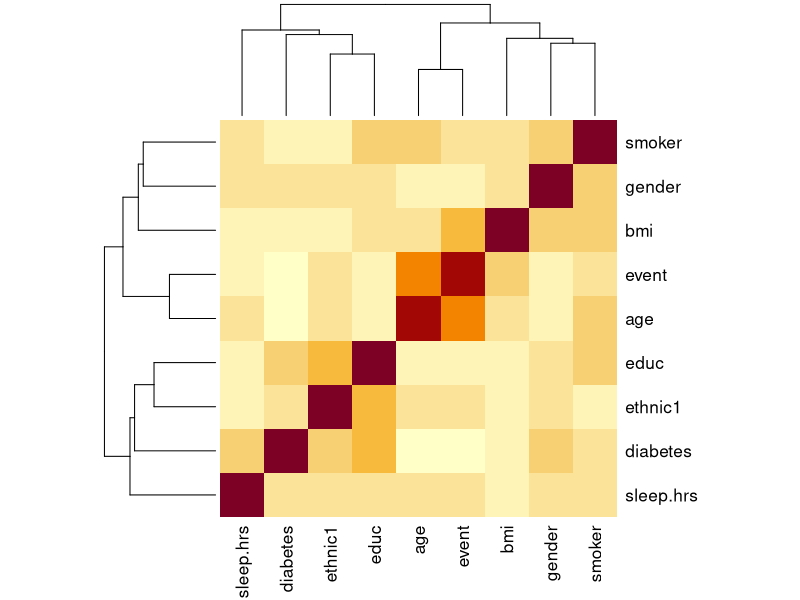
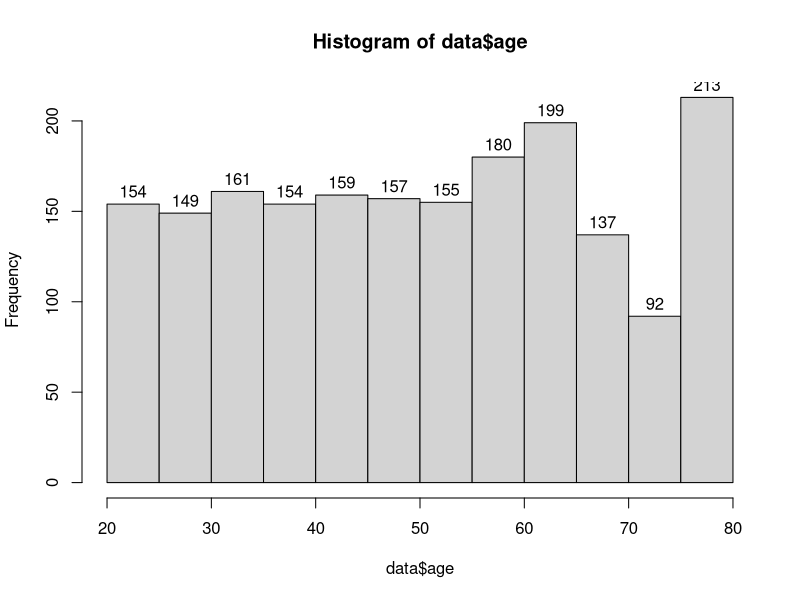
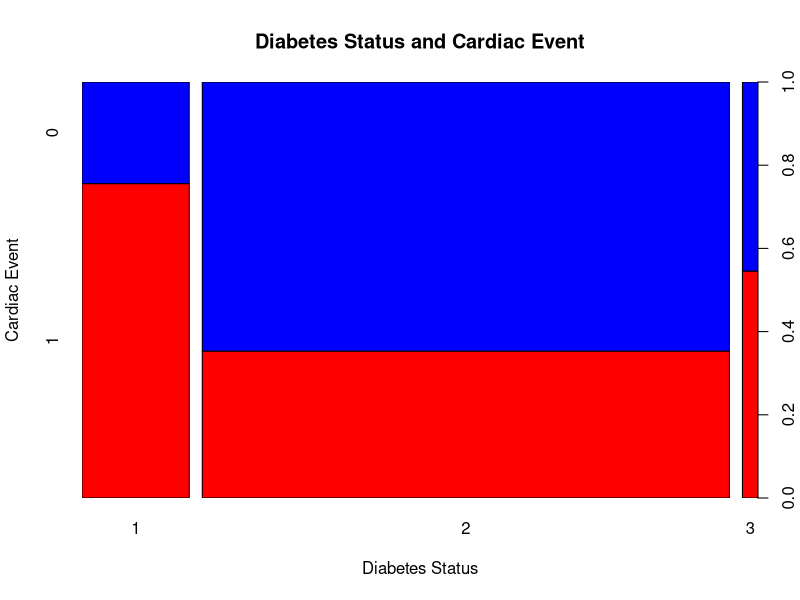
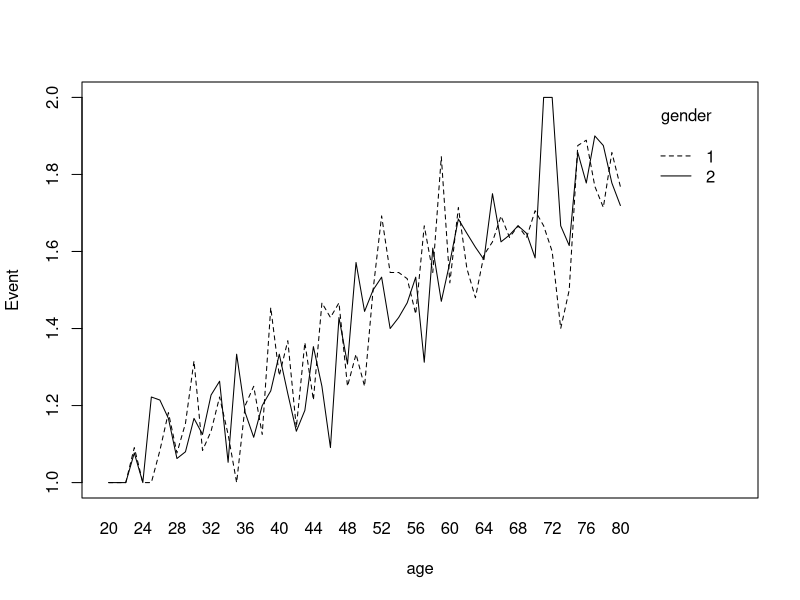
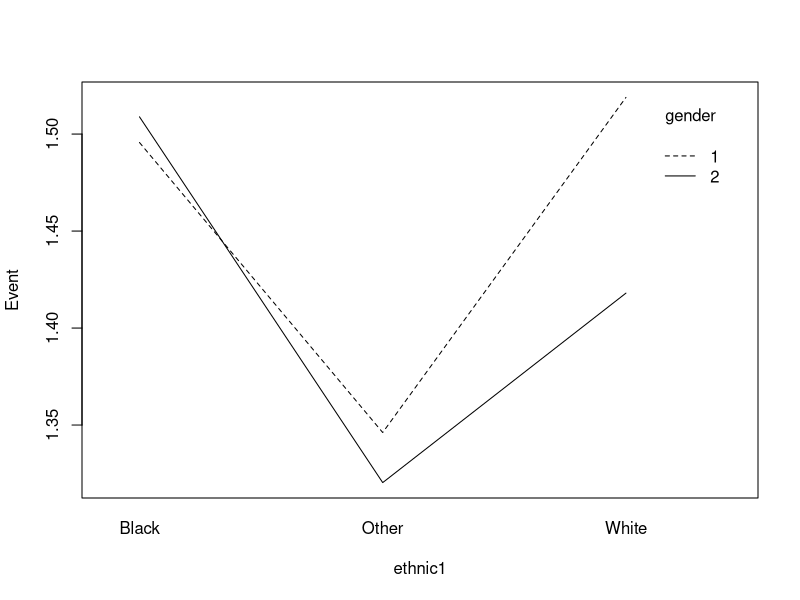
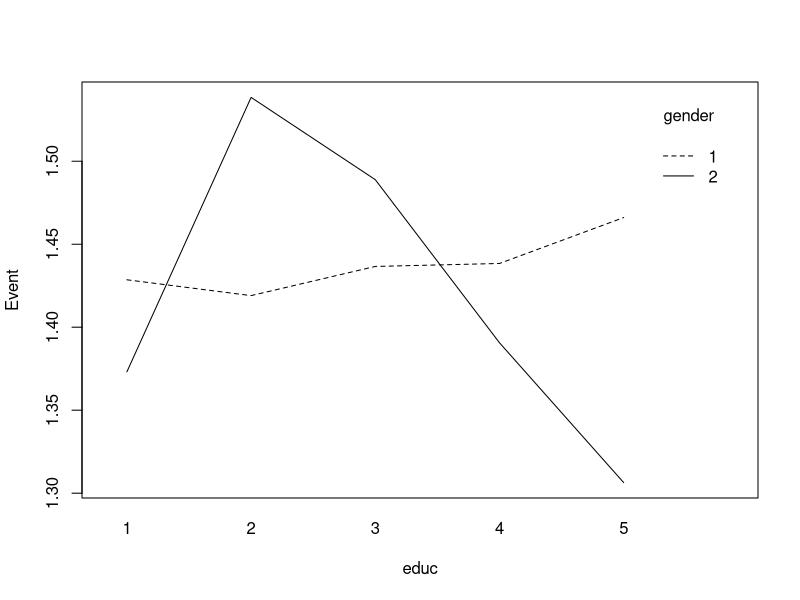
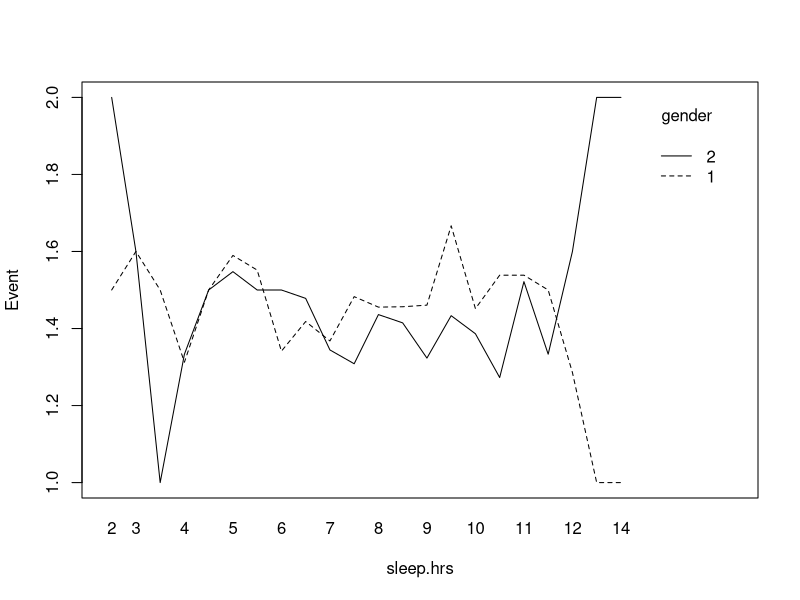
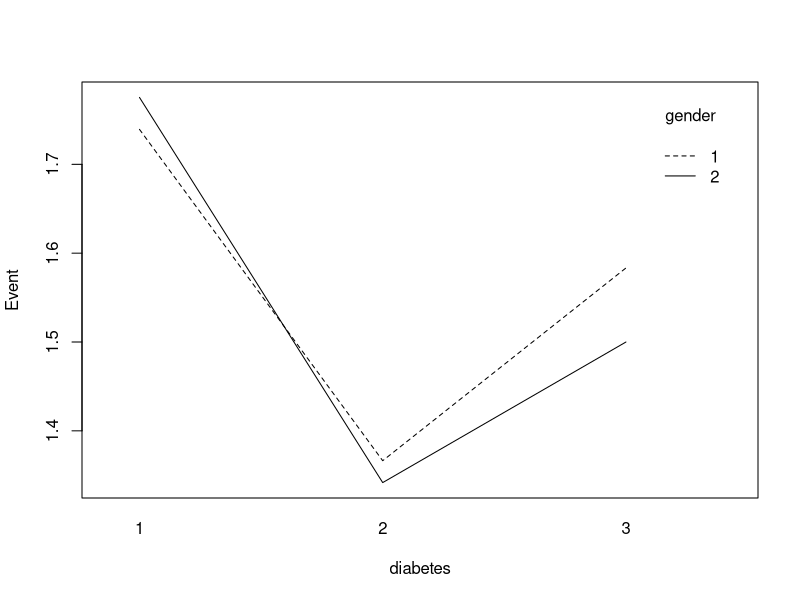

The R script that drew these images, in order:
## ---- chunk 1
knitr::opts_chunk$set(echo = TRUE)
## ---- chunk 2
# Load the CSV file
data_old <- read.csv("../Handout/final_cardiac_data.csv")

# Data Overview
head(data_old)
## ---- chunk 3
# Remove identifier columns
data <- data_old[, !(names(data_old) %in% c("X", "seqn"))]

# Run summary statistics to get overview
summary(data)
## ---- chunk 4
# Find the correlation between each predictor
cor_matrix <- cor(na.omit(data)); cor_matrix
## ---- chunk 5
# Use heat map to visualize correlation matrix 
heatmap(cor_matrix)
## ---- chunk 6
# Precise data analysis and process

# Event
table(data$event)
data$event <- as.factor(data$event)

# Gender
table(data$gender)
data$gender <- as.factor(data$gender)

# Age
hist(data$age, labels = T)

# ethnic1
library(dplyr)
table(data$ethnic1)
data <- data %>%
  mutate(ethnic1 = case_when(
    ethnic1 == 1 ~ "Other",
    ethnic1 == 2 ~ "Other",
    ethnic1 == 3 ~ "White",
    ethnic1 == 4 ~ "Black",
    ethnic1 == 5 ~ "Other",
    TRUE ~ as.character(ethnic1)
  ))

# educ
table(data$educ)
# Since educ = 9 means Don't know, it's hard to assign value and with only one record. Remove the record
data <- data[data$educ != 9, ]
data$educ <- as.factor(data$educ)

## ---- chunk 7
# Use linear regression or logistic regression to predict the value of the NA
# Only keep records without N/A value to do the predict
data_no_na <- na.omit(data)
## ---- chunk 8
# According to the correlation, use the highest possible predictors
sleep_fit <- lm(sleep.hrs ~ gender+age+ethnic1+educ, data)
summary(sleep_fit)
## ---- chunk 9
# Based on first try, use the most significant predictors
sleep_fit1 <- lm(sleep.hrs ~ gender+ethnic1, data)
summary(sleep_fit1)
## ---- chunk 10
# Evaluate Model Performance
# Predicted values from the model
predicted_sleep <- predict(sleep_fit1, newdata = data_no_na)

# R-squared (R²); low R^2 values, so regression model does not perform well. Thus, we decide to replace all NAs with meidan value.
rsquared <- 1 - (sum((data_no_na$sleep.hrs - predicted_sleep)^2) / sum((data_no_na$sleep.hrs - mean(data_no_na$sleep.hrs))^2)); rsquared
## ---- chunk 11
# Replace the missing value using the predict model
# Find rows with missing values
sleep_rows_with_na <- is.na(data$sleep.hrs)
data$sleep.hrs[sleep_rows_with_na] <- median(data_no_na$sleep.hrs)

# Check Result
sum(is.na(data$sleep.hrs))
summary(data$sleep.hrs)
## ---- chunk 12
library("vcdExtra")
table(data$diabetes)
# Change Don't know as NaN, which will be processed later.
data$diabetes[data$diabetes == 9] <- NaN

diabete_tab <- table(data$event, data$diabetes)
spineplot(t(diabete_tab), main = "Diabetes Status and Cardiac Event", 
          xlab="Diabetes Status", ylab="Cardiac Event", col=c("red","blue"))

# Run trend data
CMHtest(diabete_tab)

# Results shows that there is a linear association, so keep borderline category
## ---- chunk 13
# Need to run logistic regression to predict diabetes status for the NaN
# data_no_na$diabetes[data_no_na$diabetes == 3] <- 1 
# data_no_na$diabetes[data_no_na$diabetes == 2] <- 0 
# predicted_diabetes <- ifelse(predict(diab_pr, newdata = data_no_na) >= 0.5, 1, 0)
# mean(data_no_na$diabetes == predicted_diabetes)
# # Missing value replace
# rows_with_na <- is.na(data$diabetes)
# predicted_probabilities <- predict(diab_pr, newdata = data[rows_with_na, ], type = "response")
# data$diabetes[rows_with_na] <- ifelse(predicted_probabilities >= 0.5, 1, 0)
# # Check Result
# sum(is.na(data$diabetes))
# summary(data$diabetes)

# Give up multinomial logistic regression, drop all NaN in column `diabetes`:
data<-subset(data, !is.na(diabetes))
table(data$diabetes,useNA = "ifany")

## ---- chunk 14
table(data$smoker)
# For Categorical response, first Categorize the result to (0-No smoke; 1-smoke)
# turn 2 into 0, which not only turns data to correct format of data for logistic regression but also more intuitive.
data$smoker[data$smoker == 2] <- 0
smoke_pr <- glm(smoker ~ gender + educ + age, data = data, family = binomial)
# Model evaluation
summary(smoke_pr)
data_no_na$smoker[data_no_na$smoker == 2] <- 0
predicted_smoker <- ifelse(predict(smoke_pr, newdata = data_no_na) >= 0.5, 1, 0)
mean(data_no_na$smoker == predicted_smoker)
## ---- chunk 15
# Missing value replace
rows_with_na <- is.na(data$smoker)
predicted_probabilities <- predict(smoke_pr, newdata = data[rows_with_na, ], type = "response")
data$smoker[rows_with_na] <- ifelse(predicted_probabilities >= 0.5, 1, 0)
# Check Result
sum(is.na(data$smoker))
summary(data$smoker)
## ---- chunk 16
# According to the correlation, use the highest possible predictors
bmi_model = lm(bmi ~ educ + age + gender + ethnic1, data)
summary(bmi_model)
# Based on first try, use the most significant predictors
bmi_model1 = lm(bmi ~ gender + ethnic1, data)
summary(bmi_model1)
## ---- chunk 17
# Evaluate Model Performance
# Predicted values from the model

# R-squared (R²)
# rsquared <- 1 - (sum((data_no_na$bmi - predicted_bmi)^2) / sum((data_no_na$bmi - mean(data_no_na$bmi))^2)); # rsquared
## ---- chunk 18
# Have terrible result in model, so we decided to use the median value to replace the missing value
rows_with_na <- is.na(data$bmi)
data$bmi[rows_with_na] <- median(data_no_na$bmi)
data$bmi <- cut(data$bmi, breaks=c(-Inf, 18.5, 24.9, 29.9, Inf), labels=c("Underweight","Normal","Overweight", "Obese"))
## ---- chunk 19
# Check Result
sum(is.na(data$bmi))
summary(data$bmi)
## ---- chunk 20
data$diabetes<-as.factor(data$diabetes)
data$gender<-as.factor(data$gender)
data$ethnic1<-as.factor(data$ethnic1)
data$educ<-as.factor(data$educ)
data$smoker<-as.factor(data$smoker)
data$bmi<-as.factor(data$bmi)
anyNA(data)
## ---- chunk 21
library(ggplot2)

# interaction.plot(data$diabetes, data$smoker, response = as.numeric(data$event), trace.label = "smoker", fun=mean)
catv<-c("gender","diabetes","smoker","ethnic1","educ") # categorical
vars<-colnames(data)[!colnames(data)=="event"] # everything except response var.

for (i in catv){
  for (j in vars){
    if (i!=j){ 
      interaction.plot(
      x.factor = as.factor(data[[j]]),
      trace.factor = as.factor(data[[i]]),
      response = as.numeric(data$event), type = "l", legend = TRUE,
      xlab=j,
      ylab="Event",
      trace.label = i
    )}
  }
}
## ---- chunk 22
library(lmtest)

predictors <- colnames(data)
# exclude the response in our results
predictors <- predictors[predictors != "event"]

lrfunction <- function(i, j){
  results <- data.frame(term1 = character(), term2 = character(), pvalue = numeric(), significant = character(), stringsAsFactors = FALSE)
  significant = "no"
  formula_str <- paste("event ~", i, "+", j, "+", i, ":", j)
  model1 <- glm(formula_str, data = data, family = binomial)
  formula_str <- paste("event ~", i, "+", j)
  model2 <- glm(formula_str, data = data, family = binomial)
  lr_test <- lrtest(model1, model2)
  term1 <- i
  term2 <- j
  pvalue <- lr_test$Pr[2]
  if (pvalue < 0.05){
    significant = "yes"
  }
  results <- data.frame(term1 = term1, term2 = term2, pvalue = pvalue, significant = significant)
  return(results)
}


for (i in 1:(length(predictors) - 1)) {
  for (j in (i + 1):length(predictors)) {
    print(mapply(lrfunction, predictors[[i]], predictors[[j]]))
    cat("---")
  }
}
## ---- chunk 23
par(mfrow = c(1, 1))
par(mfrow = c(2, 2), mar = c(4, 4, 2, 1))
#options(repr.plot.width = 50, repr.plot.height = 20)


interaction.plot(
  x.factor = as.factor(data$gender),
  trace.factor = as.factor(data$educ),
  response = as.numeric(data$event), type = "l", legend = TRUE,
  xlab="gender",
  ylab="event",
  trace.label = "educ",
  main="p-value: 0.002665085")
  
interaction.plot(
  x.factor = as.factor(data$age),
  trace.factor = as.factor(data$ethnic1),
  response = as.numeric(data$event), type = "l", legend = TRUE,
  xlab="age",
  ylab="event",
  trace.label = "ethnic",
  main="p-value: 0.03264694")
  
interaction.plot(
x.factor = as.factor(data$ethnic1),
trace.factor = as.factor(data$sleep.hrs),
response = as.numeric(data$event), type = "l", legend = TRUE,
xlab="ethnic",
ylab="event",
trace.label = "sleep hour",
main="p-value: 0.04004753")

interaction.plot(
x.factor = as.factor(data$ethnic1),
trace.factor = as.factor(data$smoker),
response = as.numeric(data$event), type = "l", legend = TRUE,
xlab="ethnic",
ylab="event",
trace.label = "smoker",
main="p-value: 0.04341657")
